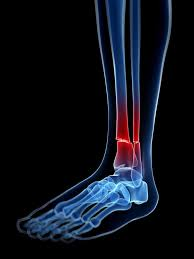
#> input picture images.jpeg, 194 x 259 px, found by its file name
$ python bone.py
#> lines starting #> are read from the running program, lines starting #| are printed output that depends on the picture; after the words box and inside, x2 and y2 are one past the last pixel; in counts of white or black regions, pixels touching at a corner belong together
import cv2
import numpy as np
import matplotlib.pyplot as plt
import plotly.graph_objects as go

# Function to display images
def cv2_imshow(a):
    if a is None:
        print("Error: Image is empty.")
        return
    a = a.clip(0, 255).astype('uint8')
    plt.imshow(a)
    plt.axis('off')
    plt.show()

# Load the image
image_path = '/images.jpeg'
image = cv2.imread(image_path)
#> image is the input picture: shape (259, 194, 3); mean B, G, R 26.5, 17.4, 13.8
if image is None:
    print("Error: Unable to load the image.")
    exit()
else:
    print("Loaded Image:")

# Display the loaded image
cv2_imshow(image)

# Convert the image to grayscale
gray = cv2.cvtColor(image, cv2.COLOR_BGR2GRAY)
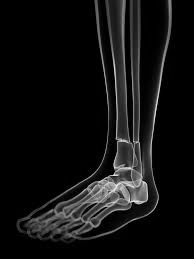
#> gray: shape (259, 194); min 0, max 238, mean 17.4
if gray is None:
    print("Error: Unable to convert the image to grayscale.")
    exit()

# Apply Gaussian blur to reduce noise
blurred = cv2.GaussianBlur(gray, (5, 5), 0)
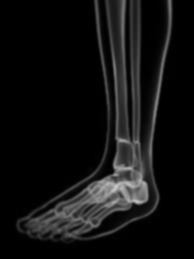
#> blurred: shape (259, 194); min 0, max 202, mean 17.4

# Apply Canny edge detection
edges = cv2.Canny(blurred, 50, 150)
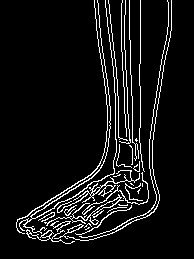
#> edges: shape (259, 194); 7.4% white in thin lines or dots, all inside (x1, y1, x2, y2) = (16, 0, 172, 244)

# Perform dilation to close gaps in the edges
kernel = np.ones((5, 5), np.uint8)
dilated = cv2.dilate(edges, kernel, iterations=1)
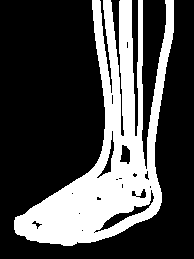
#> dilated: shape (259, 194); 29.1% white; 1 white region

# Find contours in the dilated image
contours, _ = cv2.findContours(dilated.copy(), cv2.RETR_EXTERNAL, cv2.CHAIN_APPROX_SIMPLE)
#> contours = 1 contour; box (x1, y1, x2, y2) and area: (14, 0, 174, 246) 14546

# Calculate histogram of crack widths
crack_widths = []
for contour in contours:
    (x, y), radius = cv2.minEnclosingCircle(contour)
    crack_width = int(2 * radius)
    crack_widths.append(crack_width)
#> this loop made 1 pass
#> (x, y, radius, crack_width) on pass 1: (95, 117, 140.6, 281)
#> after the loop, crack_widths = [281]

# Draw rectangles around the cracks
for contour in contours:
    x, y, w, h = cv2.boundingRect(contour)
    cv2.rectangle(image, (x, y), (x + w, y + h), (0, 255, 0), 2)
#> this loop made 1 pass
#> (x, y, w, h) on pass 1: (14, 0, 160, 246)
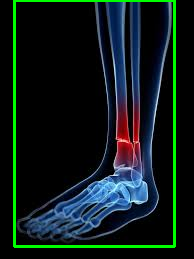
#> image: shape (259, 194, 3); 4.52% of pixels changed, all inside (x1, y1, x2, y2) = (13, 0, 176, 248)

# Display the histogram
plt.hist(crack_widths, bins=20, color='blue', alpha=0.7)
plt.title("Histogram of Crack Widths")
plt.xlabel('Width')
plt.ylabel('Frequency')
plt.grid(True)
plt.show()
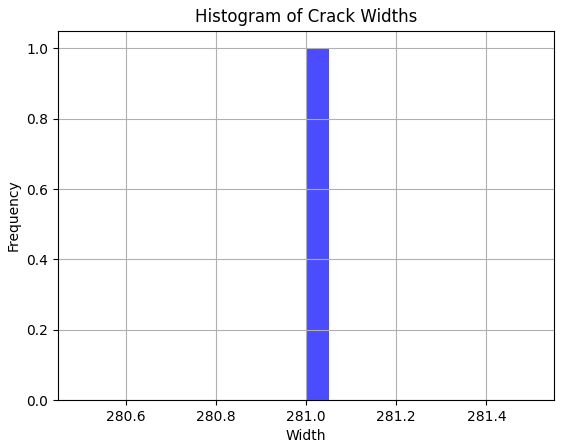
#> figure drawn by matplotlib, 1 panel; tallest bar 1 high, from x = 281 to 281.1

# Number of cracks detected
num_cracks = len(contours)
#> num_cracks = 1
print("Number of Cracks Detected:", num_cracks)
#| Number of Cracks Detected: 1

# Determine if plaster is needed
if num_cracks < 10:
    print("Plaster is recommended.")
else:
    print("You may need rod surgery.")

# 3D Reconstruction
# Depth map generation (simple intensity-based method)
depth_map = cv2.normalize(gray, None, 0, 255, cv2.NORM_MINMAX)

# 3D reconstruction (create a point cloud)
height, width = gray.shape
#> height = 259; width = 194
y_coords, x_coords = np.mgrid[0:height, 0:width]
point_cloud = np.dstack((x_coords, y_coords, depth_map))
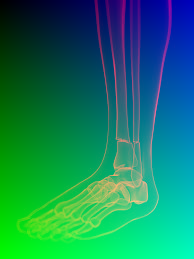
#> point_cloud: shape (259, 194, 3) int64; mean of channels 0, 1, 2 96.5, 129, 18.6; drawn with min black and max white

# Create mesh grid for surface plot
X, Y = np.meshgrid(range(width), range(height))

# Create surface plot
fig = go.Figure(data=[go.Surface(x=X, y=Y, z=depth_map)])

# Update layout for better visualization
fig.update_layout(
    title="3D Model",
    scene=dict(
        aspectmode='data',
        xaxis=dict(title='X'),
        yaxis=dict(title='Y'),
        zaxis=dict(title='Z'),
    )
)

# Show the 3D model
fig.show()
